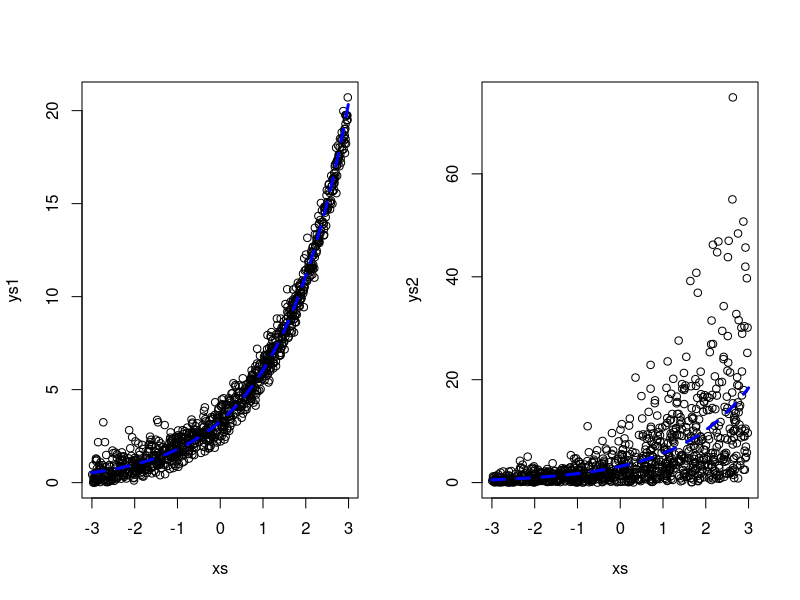

Reproduce this figure in R. (Note: this script raises an error after producing the figure.)
# GLM Gamma
# par(mfrow=c(1,3))
par(mfrow=c(1,2))

# parametrization 1 
set.seed(12345)
n<- 1000
minx<--3
maxx<-3
xs <- runif(n,minx,maxx)
meang <- exp(1.2+0.6*xs)
var<-0.3
disp<-0.8
#generate data defining the mean and the (constant) variance
ys1 <- rgamma(n,shape=(meang^2)/var,scale=var/meang)

plot(xs,ys1)
glmA1<-glm(ys1~xs,family=Gamma(link="log"))
summary(glmA1)
# note that the estimated dispersion parameter from the GLM 
# seems to correspond
# to the mean dispersion parameter across all estimated means
mean(var/meang^2);summary(glmA1)$dispersion
#and the variance is well estimated
var;sum(residuals(glmA1, type = "response")^2)/glmA1$df.residual

newxs<-seq(minx,maxx,length=200)    
prdys1<-predict(glmA1,newdata=data.frame(xs=newxs),type="response")
lines(newxs,prdys1,col="blue",lty=2,lwd=3)

# next parametrization is motivated by the statement of
# https://stats.stackexchange.com/questions/247624/dispersion-parameter-for-gamma-family
# "In R GLM assumes shape to be a constant"
# generate data defining the mean and fixing the shape 
# in this example induces increasing variance with mean
ys2 <- rgamma(n,shape=1/disp,scale=meang*disp)
plot(xs,ys2)
glmA2<-glm(ys2~xs,family=Gamma(link="log"))
summary(glmA2)
newxs<-seq(minx,maxx,length=200)    
prdys2<-predict(glmA2,newdata=data.frame(xs=newxs),type="response")
lines(newxs,prdys2,col="blue",lty=2,lwd=3)

# note that the estimated dispersion parameter from the GLM 
# corresponds to dispersion used
disp;summary(glmA2)$dispersion;gamma.dispersion(glmA2)
# but the variance is now no longer constant and depends
# on the mean, so I try the mean of the variances
# to compare with the GLM output - seems to add up
sum(residuals(glmA2, type = "response")^2)/glmA2$df.residual
mean((1/disp)*(meang*disp)^2)
# 
# # generate data defining the mean while inducing 
# # a relation with the variance which in fact means
# # that the paramter var above is not the variance LOL
# ys3 <- rgamma(n,shape=meang*var,scale=1/var)
# plot(xs,ys3)
# glmA3<-glm(ys3~xs,family=Gamma(link="log"))
# summary(glmA3)
# newxs<-seq(minx,maxx,length=200)    
# prdys3<-predict(glmA3,newdata=data.frame(xs=newxs),type="response")
# lines(newxs,prdys3,col="blue",lty=2,lwd=3)
# 
# # note that the estimated dispersion parameter from the GLM 
# # seems to correspond
# # to the mean dispersion parameter across all estimated means
# mean(1/(meang*var));summary(glmA3)$dispersion;gamma.dispersion(glmA3)
# #and the variance seems to be well estimated
# mean(meang/var);sum(residuals(glmA3, type = "response")^2)/glmA3$df.residual
